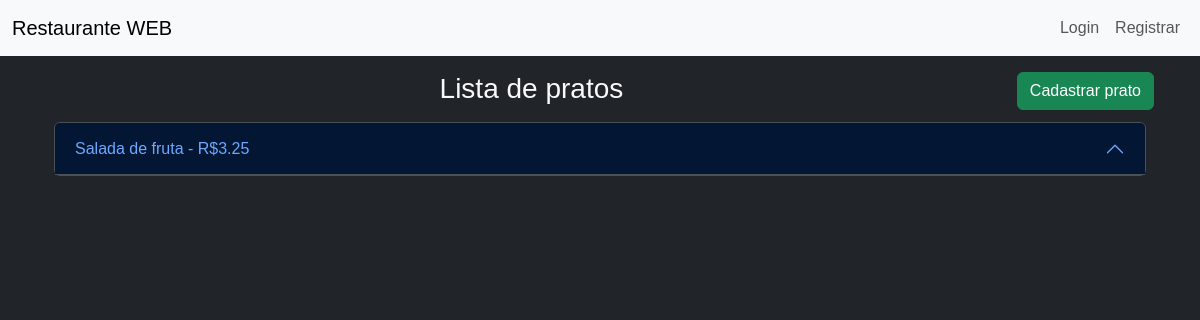
The app's page /estoque/pratos, older data.
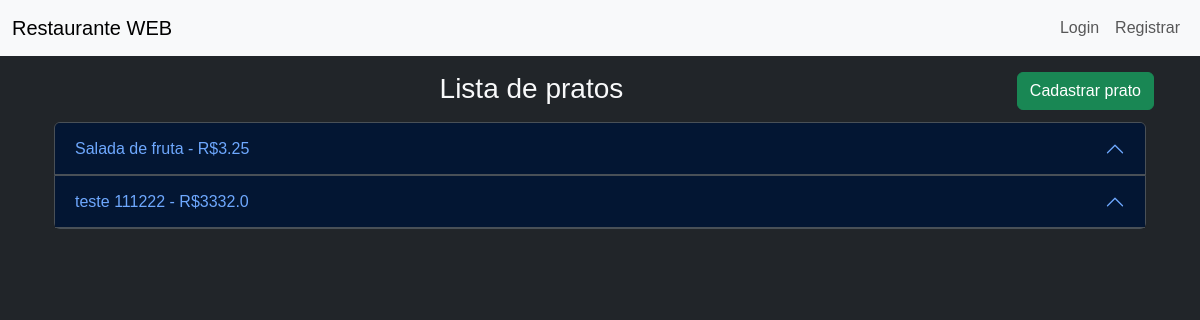
The same page, newer data.
### estoque/models.py (models this page shows)
class Prato(models.Model):
    nome = models.CharField(max_length=255)
    produtos = models.ManyToManyField(Produto,through='PratoProduto')
    preco = models.FloatField()
    def __str__(self):  #definição de função adionada
        return f"{self.nome} - R${self.preco}"

### estoque/views.py (the view)
# urls.py: path('pratos',views.pratos, name='pratos'),
def pratos(request):
    pratos = Prato.objects.all()
    template = loader.get_template('pratos.html')
    context = {
        'pratos': pratos,
    }
    return HttpResponse(template.render(context, request))

### estoque/templates/pratos.html (shortened to what this page needs)
{% extends "base.html" %}
{% block conteudo %}
<div class="bg-dark mb-3 mx-auto p-2" data-bs-theme="dark">
    <button type="button" class="btn btn-success float-end"><a href="{% url 'cadastrarPrato' %}">Cadastrar prato</a></button>
    <div class="card-body">
        <h3 class="text-center">Lista de pratos</h3>
        {% if pratos %}
            <div class="accordion p-2" id="accordion-pratos">
                {% for prato in pratos %}
                    <div class="accordion-item">
                        <h2 class="accordion-header">
                            <button class="accordion-button" type="button" data-bs-toggle="collapse" data-bs-target="#prato-{{ prato.id }}" aria-expanded="true" aria-controls="prato-{{ prato.id }}">
                                {{ prato }}
                            </button>
                        </h2>
                    </div>
                {% endfor %}
            </div>
        {% endif %}
    </div>
</div>
{% endblock %}

Row changes from the older to the newer data that the page shows:
added Prato: nome+preco "teste 111222 - R$3332.0"
